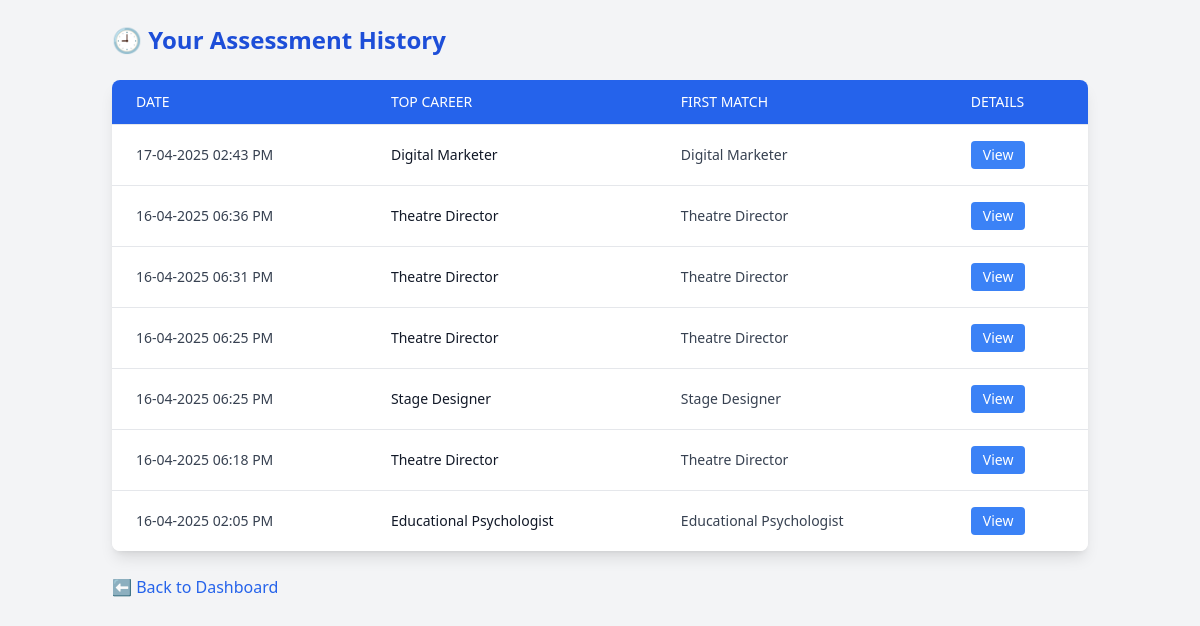
The page /history (signed in) on the database its author committed.
### app.py (models this page shows)
class AssessmentHistory(db.Model):
    id = db.Column(db.Integer, primary_key=True)
    user_id = db.Column(db.Integer, db.ForeignKey('user.id'))
    timestamp = db.Column(db.DateTime, default=pd.Timestamp.utcnow)
    data = db.Column(db.Text)
    results = db.Column(db.Text)

### app.py (the view)
@app.route('/history')
@login_required
def view_history():
    raw_history = AssessmentHistory.query.filter_by(user_id=current_user.id).order_by(AssessmentHistory.timestamp.desc()).all()
    print("✔️ Raw History Count:", len(raw_history))  # Debugging
    history = []
    for item in raw_history:
        try:
            results = ast.literal_eval(item.results)
        except:
            results = []
        top_career = results[0]['name'] if results else 'N/A'
        history.append({
            'timestamp': item.timestamp,
            'top_career': top_career,
            'results': results
        })
    ist = timezone('Asia/Kolkata')
    return render_template('history.html', history=history, tz=ist)

### app.py (called while the page is built)
@login_manager.user_loader
def load_user(user_id):
    return User.query.get(int(user_id))

### templates/history.html (shortened to what this page needs)
<!DOCTYPE html>
<html lang="en">
<head>
    <script src="https://cdn.tailwindcss.com"></script>
</head>
<body class="bg-gray-100 font-sans">
    <div class="max-w-5xl mx-auto p-6">
        <h2 class="text-2xl font-bold text-blue-700 mb-6">🕘 Your Assessment History</h2>
        {% if history %}
            <div class="overflow-x-auto shadow-lg rounded-lg bg-white">
                <table class="min-w-full divide-y divide-gray-200">
                    <thead class="bg-blue-600 text-white">
                        <tr>
                            <th class="px-6 py-3 text-left text-sm font-medium uppercase">Date</th>
                            <th class="px-6 py-3 text-left text-sm font-medium uppercase">Top Career</th>
                            <th class="px-6 py-3 text-left text-sm font-medium uppercase">First Match</th>
                            <th class="px-6 py-3 text-left text-sm font-medium uppercase">Details</th>
                        </tr>
                    </thead>
                    <tbody class="bg-white divide-y divide-gray-200">
                        {% for item in history %}
                            {% set results = item.results %}
                            <tr class="hover:bg-gray-50">
                                <td class="px-6 py-4 text-sm text-gray-700">
                                    {{ item.timestamp.astimezone(tz).strftime('%d-%m-%Y %I:%M %p') }}
                                </td>
                                <td class="px-6 py-4 text-sm font-medium text-gray-900">{{ item.top_career }}</td>
                                <td class="px-6 py-4 text-sm text-gray-700">{{ results[0]['name'] if results else 'N/A' }}</td>
                                <td class="px-6 py-4 text-sm">
                                    <button onclick="toggleDetails({{ loop.index0 }})" class="bg-blue-500 hover:bg-blue-600 text-white px-3 py-1 rounded">
                                        View
                                    </button>
                                </td>
                            </tr>
                        {% endfor %}
                    </tbody>
                </table>
            </div>
        {% else %}
            <p class="text-gray-600">No assessments taken yet.</p>
        {% endif %}
        <div class="mt-6">
            <a href="{{ url_for('dashboard') }}" class="text-blue-600 hover:underline">⬅ Back to Dashboard</a>
        </div>
    </div>
</body>
</html>

### rows shown on the page
AssessmentHistory: timestamp.astimezone "17-04-2025 02:43 PM"
AssessmentHistory: timestamp.astimezone "16-04-2025 06:36 PM"
AssessmentHistory: timestamp.astimezone "16-04-2025 06:31 PM"
AssessmentHistory: timestamp.astimezone "16-04-2025 06:25 PM"
AssessmentHistory: timestamp.astimezone "16-04-2025 06:25 PM"
AssessmentHistory: timestamp.astimezone "16-04-2025 06:18 PM"
AssessmentHistory: timestamp.astimezone "16-04-2025 02:05 PM"

### other values the page prints
{{ item.top_career }} "Digital Marketer" "Theatre Director" "Theatre Director" "Theatre Director" "Stage Designer" "Theatre Director" "Educational Psychologist"
{{ results[0]['name'] if results else 'N/A' }} "Digital Marketer" "Theatre Director" "Theatre Director" "Theatre Director" "Stage Designer" "Theatre Director" "Educational Psychologist"
